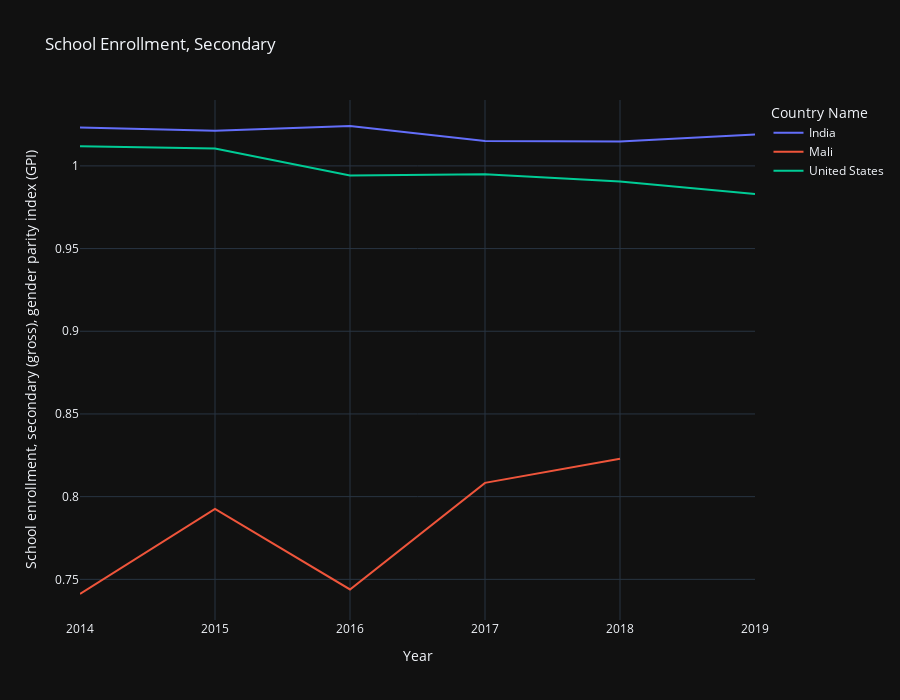

The cell this chart's notebook holds for it:
### Code cell
fig = px.line(
    df_edu_secondary,
    x= "Year",
    labels={"value":"School enrollment, secondary (gross), gender parity index (GPI)"},
    y= "value",
    height= 700,
    color= "Country Name",
    template=list(plotly.io.templates.keys())[5],
    title= "School Enrollment, Secondary"
)

fig.show()

### Figure 1 — Plotly figure (JSON) as saved in the notebook; plotly's stock layout.template omitted (floating-point values rounded to 4 significant figures)
{"data": [{"hovertemplate": "Country Name=India<br>Year=%{x}<br>School enrollment, secondary (gross), gender parity index (GPI)=%{y}<extra></extra>", "legendgroup": "India", "line": {"color": "#636efa", "dash": "solid"}, "marker": {"symbol": "circle"}, "mode": "lines", "name": "India", "orientation": "v", "showlegend": true, "type": "scatter", "x": [2014, 2015, 2016, 2017, 2018, 2019], "xaxis": "x", "y": [1.023, 1.021, 1.024, 1.015, 1.015, 1.019], "yaxis": "y"}, {"hovertemplate": "Country Name=Mali<br>Year=%{x}<br>School enrollment, secondary (gross), gender parity index (GPI)=%{y}<extra></extra>", "legendgroup": "Mali", "line": {"color": "#EF553B", "dash": "solid"}, "marker": {"symbol": "circle"}, "mode": "lines", "name": "Mali", "orientation": "v", "showlegend": true, "type": "scatter", "x": [2014, 2015, 2016, 2017, 2018], "xaxis": "x", "y": [0.7411, 0.7926, 0.7439, 0.8083, 0.823], "yaxis": "y"}, {"hovertemplate": "Country Name=United States<br>Year=%{x}<br>School enrollment, secondary (gross), gender parity index (GPI)=%{y}<extra></extra>", "legendgroup": "United States", "line": {"color": "#00cc96", "dash": "solid"}, "marker": {"symbol": "circle"}, "mode": "lines", "name": "United States", "orientation": "v", "showlegend": true, "type": "scatter", "x": [2014, 2015, 2016, 2017, 2018, 2019], "xaxis": "x", "y": [1.012, 1.01, 0.9942, 0.9949, 0.9906, 0.983], "yaxis": "y"}], "layout": {"height": 700, "legend": {"title": {"text": "Country Name"}, "tracegroupgap": 0}, "title": {"text": "School Enrollment, Secondary"}, "xaxis": {"anchor": "y", "domain": [0, 1], "title": {"text": "Year"}}, "yaxis": {"anchor": "x", "domain": [0, 1], "title": {"text": "School enrollment, secondary (gross), gender parity index (GPI)"}}}}
